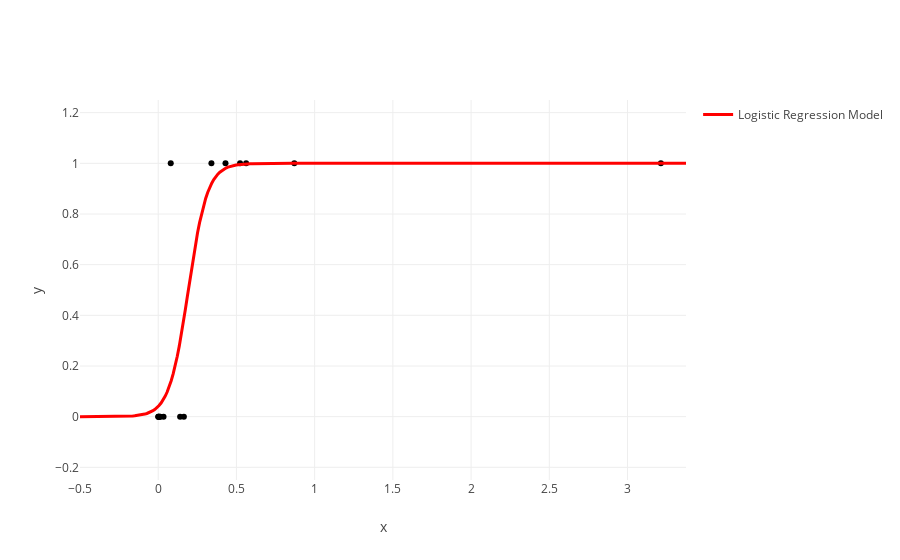

Source (notebook cell):
### Code cell
# plot the regression sigmoid & data with plotly
regression_plot(logit_model, X, Y)

### Figure 1 — Plotly figure (JSON) as saved in the notebook; plotly's stock layout.template omitted (floating-point values rounded to 4 significant figures; data arrays with more than 128 entries replaced by an {"elided": "..."} marker saying what was removed)
{"data": [{"marker": {"color": "black"}, "mode": "markers", "showlegend": false, "type": "scatter", "x": [0.034, 0.002, 0.43, 0.562, 0.01, 0.003, 0, 0.34, 0.012, 0.87, 0.523, 0.14, 0.164, 0.08, 3.213], "y": [0, 0, 1, 1, 0, 0, 0, 1, 0, 1, 1, 0, 0, 1, 1]}, {"line": {"color": "red", "width": 3}, "mode": "lines", "name": "Logistic Regression Model", "type": "scatter", "x": {"elided": "300 float values"}, "y": {"elided": "300 float values"}}], "layout": {"xaxis": {"range": [-0.5, 3.374], "title": "x", "zeroline": false}, "yaxis": {"range": [-0.25, 1.25], "title": "y", "zeroline": false}}}
